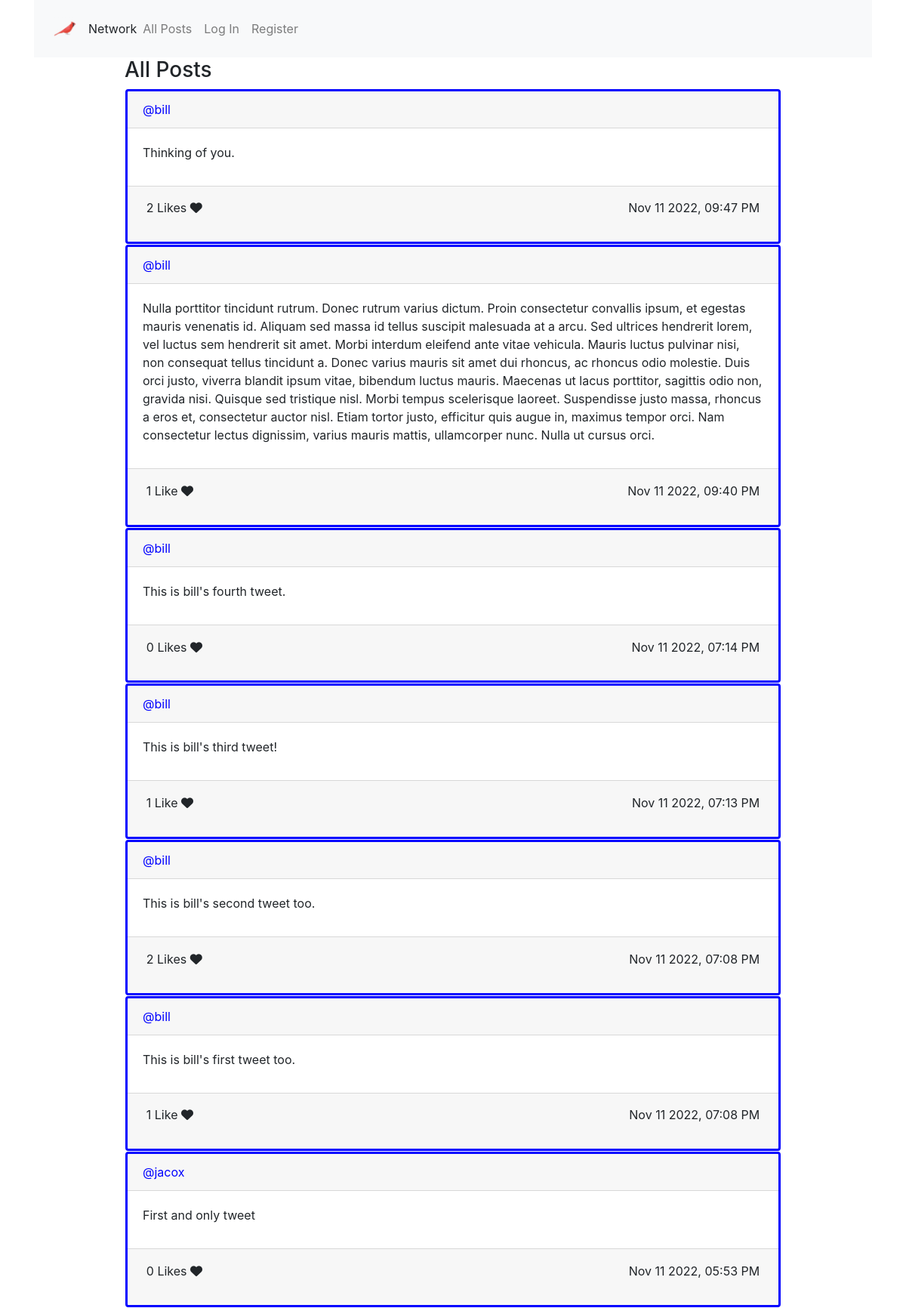
/4, run on the app's committed database.
### network/models.py (models this page shows, shortened)
class User(AbstractUser):
    pass

class Tweet(models.Model):
    sender = models.ForeignKey("User", on_delete=models.CASCADE)
    body = models.TextField(blank=True)
    timestamp = models.DateTimeField(auto_now_add=True)
    likes = models.ManyToManyField("User", related_name="userlikes", blank=True)
    def serialize(self):
        return {
            "id": self.id,
            "sender": self.sender.username,
            "body": self.body,
            "timestamp": self.timestamp.strftime("%b %d %Y, %I:%M %p"),
            "likes": [user.username for user in self.likes.all()],
            "likecount": len(self.likes.all())
        }

### network/views.py (the view)
# urls.py: path("", views.index, name="index"),
def index(request, page=1):
    showprofile = False
    listname = "All Posts"
    tweetlist = Tweet.objects.all().order_by("-timestamp")
    paginator = Paginator(tweetlist, per_page=PERPAGE)
    page_object = paginator.get_page(page)
    if request.user.is_authenticated:
        showinput = True
    else:
        showinput = False
    context = {
        "showinput": showinput,
        "showprofile": showprofile,
        "listname": listname,
        "tweetlist": processtweetlist(request, page_object),
        "page": {
            "current": page_object.number,
            "has_next": page_object.has_next(),
            "has_previous": page_object.has_previous()
        },
        "followbutton": "no"
    }
    return render(request, "network/index.html", context)

### network/views.py (called while the page is built)
def processtweetlist(request, tweetlist):
    returnlist = []
    for tweet in tweetlist:
        stweet = tweet.serialize()
        if not request.user.is_authenticated:
            stweet['redheart'] = False
        else:
            stweet['redheart'] = (request.user in tweet.likes.all())
        returnlist.append(stweet)
    return returnlist

### network/templates/network/index.html (shortened to what this page needs)
{% extends "network/layout.html" %}
{% load static %}
{% block body %}
    <div class='container w-75'>
        <div id="tweets-view">
            <h3 id="tweets_title">{{ listname }}</h3>
            <div id="tweets_content">
                {% if tweetlist|length == 0 %}
                    <i>No posts to display</i>
                {% else %}
                    {% for tweet in tweetlist %}
                        <div class='card' id='card{{ forloop.counter0 }}'>
                            <div class='card-header'>
                                @{{ tweet.sender }}
                            </div>
                            <div class='card-body'>
                                <div class='card-title'>
                                    <div class='card-text'>
                                        {{ tweet.body }}
                                    </div>
                                </div>
                            </div>
                            <div class='card-footer'>
                                <table class='table table-sm table-borderless'>
                                    <tbody>
                                        <tr>
                                            <td>
                                                {{ tweet.likecount }}
                                                {% if tweet.likecount == 1 %}
                                                    Like
                                                {% else %}
                                                    Likes
                                                {% endif %}
                                                <i id='heart{{ forloop.counter0 }}' class="fa-solid fa-heart"></i>
                                            </td>
                                            <td id='rj'>
                                                {{ tweet.timestamp }}
                                            </td>
                                        </tr>
                                    </tbody>
                                </table>
                            </div>
                        </div>
                    {% endfor %}
                {% endif %}
            </div>
        </div>
    </div>
{% endblock %}

### network/static/network/styles.css (style rules this page uses)
.card { border: 3px solid blue; margin: 1px; }
#rj { text-align:right; }
.card-header { cursor:pointer; color: blue; }

### data on the page
User: sender "bill" "bill" "bill" "bill" "bill" "bill"
Tweet: body "Thinking of you."
Tweet: body "Nulla porttitor tincidunt rutrum. Donec rutrum varius dictum. Proin consectetur convallis ipsum, et egestas mauris venenatis id. Aliquam sed massa id tellus suscipit malesuada at a arcu. Sed ultrices hendrerit lorem, vel luctus sem hendrerit sit amet. Morbi interdum eleifend ante vitae vehicula. Mauris luctus pulvinar nisi, non consequat tellus tincidunt a. Donec varius mauris sit amet dui rhoncus, ac rhoncus odio molestie. Duis orci justo, viverra blandit ipsum vitae, bibendum luctus mauris. Maecenas ut lacus porttitor, sagittis odio non, gravida nisi. Quisque sed tristique nisl. Morbi tempus scelerisque laoreet. Suspendisse justo massa, rhoncus a eros et, consectetur auctor nisl. Etiam…"
Tweet: body "This is bill's fourth tweet."
Tweet: body "This is bill's third tweet!"
Tweet: body "This is bill's second tweet too."
Tweet: body "This is bill's first tweet too."
User: sender "jacox"
Tweet: body "First and only tweet"

### other printed values
{{ listname }} "All Posts"
{{ tweet.likecount }} "2" "1" "0" "1" "2" "1" "0"
{{ tweet.timestamp }} "Nov 11 2022, 09:47 PM" "Nov 11 2022, 09:40 PM" "Nov 11 2022, 07:14 PM" "Nov 11 2022, 07:13 PM" "Nov 11 2022, 07:08 PM" "Nov 11 2022, 07:08 PM" "Nov 11 2022, 05:53 PM"
